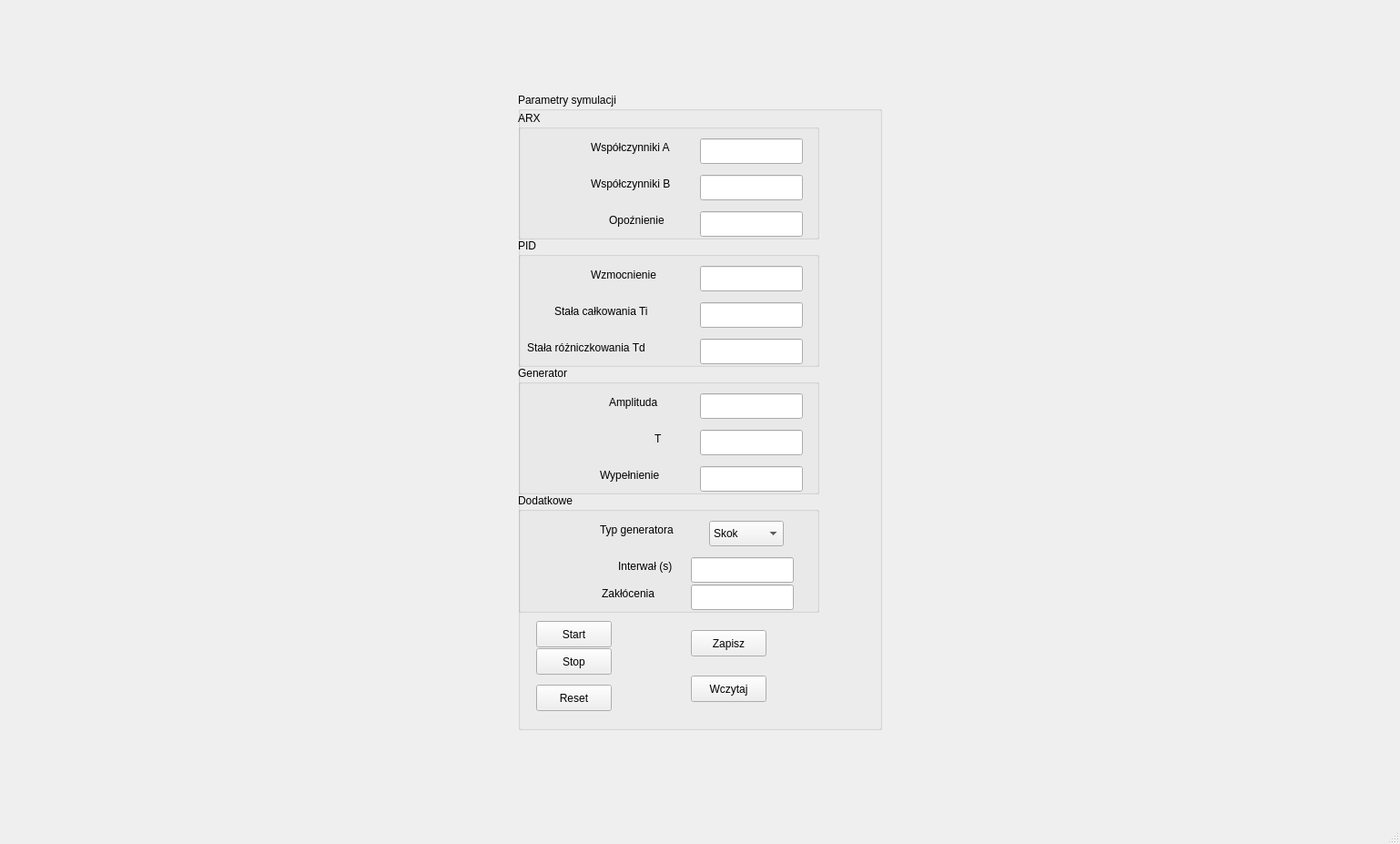
<?xml version="1.0" encoding="UTF-8"?>
<ui version="4.0">
 <class>MainWindow</class>
 <widget class="QMainWindow" name="MainWindow">
  <property name="geometry">
   <rect>
    <x>0</x>
    <y>0</y>
    <width>1538</width>
    <height>927</height>
   </rect>
  </property>
  <property name="minimumSize">
   <size>
    <width>800</width>
    <height>700</height>
   </size>
  </property>
  <property name="windowTitle">
   <string>MainWindow</string>
  </property>
  <widget class="QWidget" name="centralwidget">
   <layout class="QHBoxLayout" name="horizontalLayout">
    <item>
     <layout class="QHBoxLayout" name="layout_parametry">
      <property name="sizeConstraint">
       <enum>QLayout::SizeConstraint::SetNoConstraint</enum>
      </property>
      <item>
       <widget class="QGroupBox" name="parametry_main">
        <property name="sizePolicy">
         <sizepolicy hsizetype="Expanding" vsizetype="Expanding">
          <horstretch>0</horstretch>
          <verstretch>0</verstretch>
         </sizepolicy>
        </property>
        <property name="minimumSize">
         <size>
          <width>400</width>
          <height>700</height>
         </size>
        </property>
        <property name="maximumSize">
         <size>
          <width>400</width>
          <height>700</height>
         </size>
        </property>
        <property name="title">
         <string>Parametry symulacji</string>
        </property>
        <property name="alignment">
         <set>Qt::AlignmentFlag::AlignLeading|Qt::AlignmentFlag::AlignLeft|Qt::AlignmentFlag::AlignTop</set>
        </property>
        <widget class="QGroupBox" name="box_arx">
         <property name="geometry">
          <rect>
           <x>0</x>
           <y>20</y>
           <width>331</width>
           <height>141</height>
          </rect>
         </property>
         <property name="title">
          <string>ARX</string>
         </property>
         <widget class="QLineEdit" name="arxA_Input">
          <property name="geometry">
           <rect>
            <x>200</x>
            <y>30</y>
            <width>113</width>
            <height>28</height>
           </rect>
          </property>
         </widget>
         <widget class="QLabel" name="label_arxA">
          <property name="geometry">
           <rect>
            <x>80</x>
            <y>30</y>
            <width>111</width>
            <height>20</height>
           </rect>
          </property>
          <property name="text">
           <string>Współczynniki A</string>
          </property>
         </widget>
         <widget class="QLineEdit" name="arxB_Input">
          <property name="geometry">
           <rect>
            <x>200</x>
            <y>70</y>
            <width>113</width>
            <height>28</height>
           </rect>
          </property>
         </widget>
         <widget class="QLineEdit" name="opoznienie_Input">
          <property name="geometry">
           <rect>
            <x>200</x>
            <y>110</y>
            <width>113</width>
            <height>28</height>
           </rect>
          </property>
         </widget>
         <widget class="QLabel" name="label_arxB">
          <property name="geometry">
           <rect>
            <x>80</x>
            <y>70</y>
            <width>121</width>
            <height>20</height>
           </rect>
          </property>
          <property name="text">
           <string>Współczynniki B</string>
          </property>
         </widget>
         <widget class="QLabel" name="label_arxOpoznienie">
          <property name="geometry">
           <rect>
            <x>100</x>
            <y>110</y>
            <width>81</width>
            <height>20</height>
           </rect>
          </property>
          <property name="text">
           <string>Opoźnienie</string>
          </property>
         </widget>
        </widget>
        <widget class="QGroupBox" name="box_pid">
         <property name="geometry">
          <rect>
           <x>0</x>
           <y>160</y>
           <width>331</width>
           <height>141</height>
          </rect>
         </property>
         <property name="title">
          <string>PID</string>
         </property>
         <widget class="QLineEdit" name="PIDwzmocnienie_Input">
          <property name="geometry">
           <rect>
            <x>200</x>
            <y>30</y>
            <width>113</width>
            <height>28</height>
           </rect>
          </property>
         </widget>
         <widget class="QLineEdit" name="PIDTi_input">
          <property name="geometry">
           <rect>
            <x>200</x>
            <y>70</y>
            <width>113</width>
            <height>28</height>
           </rect>
          </property>
         </widget>
         <widget class="QLineEdit" name="PIDTd_input">
          <property name="geometry">
           <rect>
            <x>200</x>
            <y>110</y>
            <width>113</width>
            <height>28</height>
           </rect>
          </property>
         </widget>
         <widget class="QLabel" name="label_PIDwzmocnienie">
          <property name="geometry">
           <rect>
            <x>80</x>
            <y>30</y>
            <width>91</width>
            <height>20</height>
           </rect>
          </property>
          <property name="text">
           <string>Wzmocnienie</string>
          </property>
         </widget>
         <widget class="QLabel" name="label_PIDTi">
          <property name="geometry">
           <rect>
            <x>40</x>
            <y>70</y>
            <width>131</width>
            <height>20</height>
           </rect>
          </property>
          <property name="text">
           <string>Stała całkowania Ti</string>
          </property>
         </widget>
         <widget class="QLabel" name="label_PIDTd">
          <property name="geometry">
           <rect>
            <x>10</x>
            <y>110</y>
            <width>161</width>
            <height>20</height>
           </rect>
          </property>
          <property name="text">
           <string>Stała różniczkowania Td</string>
          </property>
         </widget>
        </widget>
        <widget class="QGroupBox" name="box_gen">
         <property name="geometry">
          <rect>
           <x>0</x>
           <y>300</y>
           <width>331</width>
           <height>141</height>
          </rect>
         </property>
         <property name="title">
          <string>Generator</string>
         </property>
         <widget class="QLineEdit" name="GenAmp_input">
          <property name="geometry">
           <rect>
            <x>200</x>
            <y>30</y>
            <width>113</width>
            <height>28</height>
           </rect>
          </property>
         </widget>
         <widget class="QLineEdit" name="GenT_Input">
          <property name="geometry">
           <rect>
            <x>200</x>
            <y>70</y>
            <width>113</width>
            <height>28</height>
           </rect>
          </property>
         </widget>
         <widget class="QLineEdit" name="GenFill_Input">
          <property name="geometry">
           <rect>
            <x>200</x>
            <y>110</y>
            <width>113</width>
            <height>28</height>
           </rect>
          </property>
         </widget>
         <widget class="QLabel" name="label_GenAmp">
          <property name="geometry">
           <rect>
            <x>100</x>
            <y>30</y>
            <width>81</width>
            <height>20</height>
           </rect>
          </property>
          <property name="text">
           <string>Amplituda</string>
          </property>
         </widget>
         <widget class="QLabel" name="label_GenT">
          <property name="geometry">
           <rect>
            <x>150</x>
            <y>70</y>
            <width>21</width>
            <height>20</height>
           </rect>
          </property>
          <property name="text">
           <string>T</string>
          </property>
         </widget>
         <widget class="QLabel" name="label_GenFill">
          <property name="geometry">
           <rect>
            <x>90</x>
            <y>110</y>
            <width>91</width>
            <height>20</height>
           </rect>
          </property>
          <property name="text">
           <string>Wypełnienie</string>
          </property>
         </widget>
        </widget>
        <widget class="QGroupBox" name="box_add">
         <property name="geometry">
          <rect>
           <x>0</x>
           <y>440</y>
           <width>331</width>
           <height>131</height>
          </rect>
         </property>
         <property name="title">
          <string>Dodatkowe</string>
         </property>
         <widget class="QComboBox" name="genType_Box">
          <property name="geometry">
           <rect>
            <x>210</x>
            <y>30</y>
            <width>82</width>
            <height>28</height>
           </rect>
          </property>
          <property name="editable">
           <bool>false</bool>
          </property>
          <item>
           <property name="text">
            <string>Skok</string>
           </property>
          </item>
          <item>
           <property name="text">
            <string>Sin</string>
           </property>
          </item>
          <item>
           <property name="text">
            <string>Square</string>
           </property>
          </item>
         </widget>
         <widget class="QLabel" name="label_genType">
          <property name="geometry">
           <rect>
            <x>90</x>
            <y>30</y>
            <width>101</width>
            <height>20</height>
           </rect>
          </property>
          <property name="text">
           <string>Typ generatora</string>
          </property>
         </widget>
         <widget class="QLineEdit" name="interwal_Input">
          <property name="geometry">
           <rect>
            <x>190</x>
            <y>70</y>
            <width>113</width>
            <height>28</height>
           </rect>
          </property>
         </widget>
         <widget class="QLabel" name="label_interwal">
          <property name="geometry">
           <rect>
            <x>110</x>
            <y>70</y>
            <width>63</width>
            <height>20</height>
           </rect>
          </property>
          <property name="text">
           <string>Interwał (s)</string>
          </property>
         </widget>
         <widget class="QLabel" name="label">
          <property name="geometry">
           <rect>
            <x>92</x>
            <y>100</y>
            <width>71</width>
            <height>20</height>
           </rect>
          </property>
          <property name="text">
           <string>Zakłócenia</string>
          </property>
         </widget>
         <widget class="QLineEdit" name="zaklocenia_Input">
          <property name="geometry">
           <rect>
            <x>190</x>
            <y>100</y>
            <width>113</width>
            <height>28</height>
           </rect>
          </property>
         </widget>
        </widget>
        <widget class="QPushButton" name="start_button">
         <property name="geometry">
          <rect>
           <x>20</x>
           <y>580</y>
           <width>83</width>
           <height>29</height>
          </rect>
         </property>
         <property name="text">
          <string>Start</string>
         </property>
        </widget>
        <widget class="QPushButton" name="stop_button">
         <property name="geometry">
          <rect>
           <x>20</x>
           <y>610</y>
           <width>83</width>
           <height>29</height>
          </rect>
         </property>
         <property name="text">
          <string>Stop</string>
         </property>
        </widget>
        <widget class="QPushButton" name="reset_button">
         <property name="geometry">
          <rect>
           <x>20</x>
           <y>650</y>
           <width>83</width>
           <height>29</height>
          </rect>
         </property>
         <property name="text">
          <string>Reset</string>
         </property>
        </widget>
        <widget class="QPushButton" name="save_button">
         <property name="geometry">
          <rect>
           <x>190</x>
           <y>590</y>
           <width>83</width>
           <height>29</height>
          </rect>
         </property>
         <property name="text">
          <string>Zapisz</string>
         </property>
        </widget>
        <widget class="QPushButton" name="load_button">
         <property name="geometry">
          <rect>
           <x>190</x>
           <y>640</y>
           <width>83</width>
           <height>29</height>
          </rect>
         </property>
         <property name="text">
          <string>Wczytaj</string>
         </property>
        </widget>
       </widget>
      </item>
     </layout>
    </item>
    <item>
     <layout class="QVBoxLayout" name="verticalLayout_2">
      <item>
       <layout class="QVBoxLayout" name="layout_wykres1"/>
      </item>
      <item>
       <layout class="QVBoxLayout" name="layout_wykres2"/>
      </item>
     </layout>
    </item>
   </layout>
  </widget>
  <widget class="QStatusBar" name="statusbar"/>
 </widget>
 <resources/>
 <connections/>
</ui>
